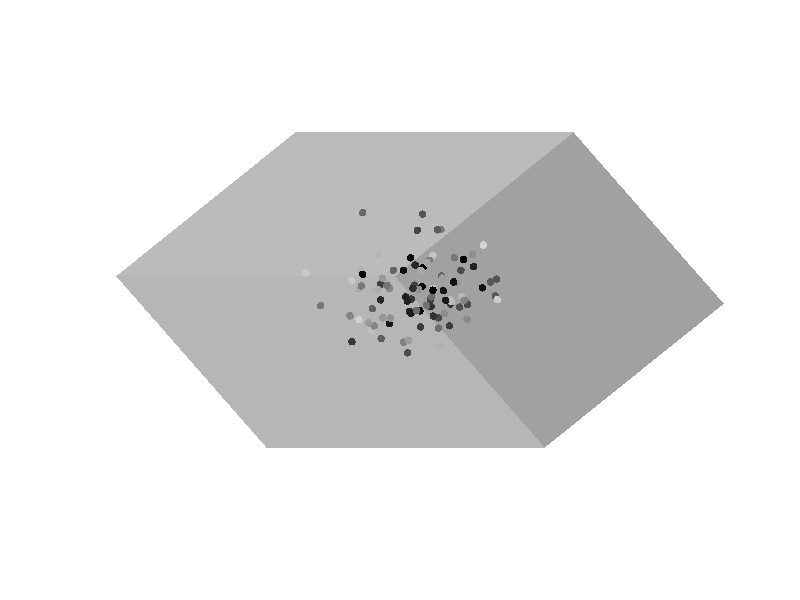
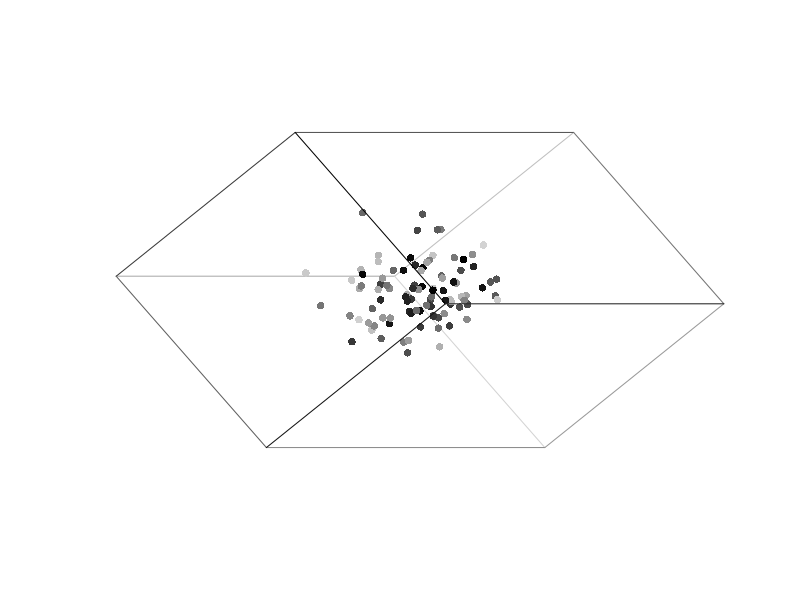
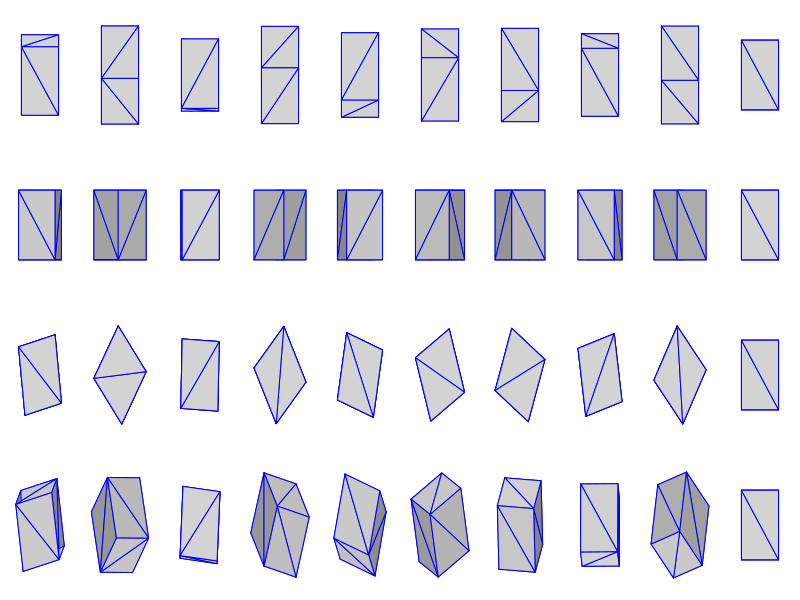

The R script that drew these images, in order:

#  8 ------ 7
# /|       /|
# 5 ------ 6|
# ||      | |
# |4 ------ 3
# |/      |/
# 1 ------2


#################################################################################
# Functions for rotating and plotting 3D-objects (points, wireframes or polygons)
#################################################################################

xRotate=function(theta,rver){
	while(theta>=360) theta=theta-360
	theta[theta<0]=0
	theta=theta*pi/180
	ct=cos(theta)
	st=sin(theta)
	rver2=rver
	rver2["yx"]=rver["yx"]*ct+rver["zx"]*st
	rver2["yy"]=rver["yy"]*ct+rver["zy"]*st
	rver2["yz"]=rver["yz"]*ct+rver["zz"]*st
	rver2["y0"]=rver["y0"]*ct+rver["z0"]*st
	rver2["zx"]=rver["zx"]*ct-rver["yx"]*st
	rver2["zy"]=rver["zy"]*ct-rver["yy"]*st
	rver2["zz"]=rver["zz"]*ct-rver["yz"]*st
	rver2["z0"]=rver["z0"]*ct-rver["y0"]*st
	rver2
}
yRotate=function(theta,rver){
	while(theta>=360) theta=theta-360
	theta[theta<0]=0
	theta=theta*pi/180
	ct=cos(theta)
	st=sin(theta)
	rver2=rver
	rver2["xx"]=rver["xx"]*ct+rver["zx"]*st
	rver2["xy"]=rver["xy"]*ct+rver["zy"]*st
	rver2["xz"]=rver["xz"]*ct+rver["zz"]*st
	rver2["x0"]=rver["x0"]*ct+rver["z0"]*st
	rver2["zx"]=rver["zx"]*ct-rver["xx"]*st
	rver2["zy"]=rver["zy"]*ct-rver["xy"]*st
	rver2["zz"]=rver["zz"]*ct-rver["xz"]*st
	rver2["z0"]=rver["z0"]*ct-rver["x0"]*st
	rver2
}
zRotate=function(theta,rver){
	while(theta>=360) theta=theta-360
	theta[theta<0]=0
	theta=theta*pi/180
	ct=cos(theta)
	st=sin(theta)
	rver2=rver
	rver2["yx"]=rver["yx"]*ct+rver["xx"]*st
	rver2["yy"]=rver["yy"]*ct+rver["xy"]*st
	rver2["yz"]=rver["yz"]*ct+rver["xz"]*st
	rver2["y0"]=rver["y0"]*ct+rver["x0"]*st
	rver2["xx"]=rver["xx"]*ct-rver["yx"]*st
	rver2["xy"]=rver["xy"]*ct-rver["yy"]*st
	rver2["xz"]=rver["xz"]*ct-rver["yz"]*st
	rver2["x0"]=rver["x0"]*ct-rver["y0"]*st
	rver2
}
scale=function(rver,fx,fy,fz){
	rver["xx"]=rver["xx"]*fx;rver["xy"]=rver["xy"]*fx;rver["xz"]=rver["xz"]*fx;rver["x0"]=rver["x0"]*fx
	rver["yx"]=rver["yx"]*fy;rver["yy"]=rver["yy"]*fy;rver["yz"]=rver["yz"]*fy;rver["y0"]=rver["y0"]*fy
	rver["zx"]=rver["zx"]*fz;rver["zy"]=rver["zy"]*fz;rver["zz"]=rver["zz"]*fz;rver["z0"]=rver["z0"]*fz
	rver
}
translate=function(rver,fx,fy,fz){
	rver["x0"]=rver["x0"]+fx
	rver["y0"]=rver["y0"]+fy
	rver["z0"]=rver["z0"]+fz
	rver
}
unit=function(){
	rver=numeric(0)
	rver["xx"]=1; rver["xy"]=0; rver["xz"]=0; rver["x0"]=0
	rver["yx"]=0; rver["yy"]=1; rver["yz"]=0; rver["y0"]=0
	rver["zx"]=0; rver["zy"]=0; rver["zz"]=1; rver["z0"]=0
	rver
}
toString=function(rver) {
	x=paste0("[",rver["x0"],",",rver["xx"],",",rver["xy"],",",rver["xz"],";\n",
		     rver["y0"],",",rver["yx"],",",rver["yy"],",",rver["yz"],";\n",
		     rver["z0"],",",rver["zx"],",",rver["zy"],",",rver["zz"],"]");
	message(x);return(x);
}
form=function(form="cube")
	if(form=="cube") {
		message("  8 ------ 7 \n /|       /| \n 5 ------ 6| \n ||      | | \n |4 ------ 3 \n |/      |/  \n 1 ------2   ")
		return(list(
		"ver"=c(-1,-1,-1, +1,-1,-1, +1,-1,+1, -1,-1,+1, -1,+1,-1, +1,+1,-1, +1,+1,+1, -1,+1,+1),
		"con"=c(1,2, 2,3, 3,4, 1,4, 5,6, 6,7, 7,8, 5,8, 1,5, 2,6, 3,7, 4,8),
		"pol"=c(1,2,3, 1,3,4, 5,6,7, 5,7,8, 1,2,5, 2,5,6, 2,3,7, 2,6,7, 1,4,8, 1,5,8, 3,4,8, 3,7,8)))
	}
toVer=function(x,y,z){
	c(sapply(1:length(x), function(i) c(x[i],y[i],z[i])))
}
transform=function(ver,rver,thetaX=NULL,thetaY=NULL,thetaZ=NULL,persp=0){
	tver=ver*0
	if(!is.null(thetaX)) rver=xRotate(thetaX,rver)
	if(!is.null(thetaY)) rver=yRotate(thetaY,rver)
	if(!is.null(thetaZ)) rver=zRotate(thetaZ,rver)
	for(i in seq(length(ver),1,by=-3)-2){
		tver[i+0]=ver[i]*rver["xx"]+ver[i+1]*rver["xy"]+ver[i+2]*rver["xz"]+rver["x0"]
		tver[i+1]=ver[i]*rver["yx"]+ver[i+1]*rver["yy"]+ver[i+2]*rver["yz"]+rver["y0"]
		tver[i+2]=ver[i]*rver["zx"]+ver[i+1]*rver["zy"]+ver[i+2]*rver["zz"]+rver["z0"]
		if(persp>0){
			tver[i+0]=tver[i+0]*(1-tver[i+2]/persp)
			tver[i+1]=tver[i+1]*(1-tver[i+2]/persp)
		}
	}
	return(tver)
}
colourPolygons=function(tver,pol,col1="lightgrey",returnDegree=F){
	d=numeric(0)
	toDegree <- function(rad) rad * 57.29577951308232286465 # double for 180/pi
	for(i in seq(1,length(pol),by=3)){
		x1=tver[pol[i]*3-2]
		y1=tver[pol[i]*3-1]
		z1=tver[pol[i]*3-0]
		x2=tver[pol[i+1]*3-2]
		y2=tver[pol[i+1]*3-1]
		z2=tver[pol[i+1]*3-0]
		x3=tver[pol[i+2]*3-2]
		y3=tver[pol[i+2]*3-1]
		z3=tver[pol[i+2]*3-0]
		v1=(y1-y2)*(z3-z2)-(z1-z2)*(y3-y2)
		v2=(z1-z2)*(x3-x2)-(x1-x2)*(z3-z2)
		v3=(x1-x2)*(y3-y2)-(y1-y2)*(x3-x2)
		d=c(d,asin(sqrt((v1*v1)/(v1*v1+v2*v2+v3*v3))))
	}
	d=toDegree(d)
	if(returnDegree) return(d)
	d=round(d)
	cols=unlist(lapply(1:length(d),function(i){
		print(col2rgb(col1))
		print(d)
		apply(col2rgb(col1), 2, function(x)
			rgb( max(0,min(1,(x[1]-d[i])/255)),max(0,min(1,(x[2]-d[i])/255)),max(0,min(1,(x[3]-d[i])/255)) )
		)
	}))
	cols
 	}
sortCon=function(con,tver,fun=mean){
	for(i in seq(1,length(con),by=2))
	for(j in seq(1,length(con),by=2))
	if(fun(c(tver[con[i]*3],ver[con[i+1]*3])) > fun(c(tver[con[j]*3],tver[con[j+1]*3]))){
		h1=con[i];h2=con[i+1];
		con[i]=con[j];con[i+1]=con[j+1];
		con[j]=h1;con[j+1]=h2;
	}
	con
}
sortPol=function(pol,tver,fun=mean){
	for(i in seq(1,length(pol),by=3))
	for(j in seq(1,length(pol),by=3))
	if(fun(c(tver[pol[i]*3],tver[pol[i+1]*3],tver[pol[i+2]*3])) > fun(c(tver[pol[j]*3],tver[pol[j+1]*3],tver[pol[j+2]*3]))){
		h1=pol[i];h2=pol[i+1];h3=pol[i+2];
		pol[i]=pol[j];pol[i+1]=pol[j+1];pol[i+2]=pol[j+2];
		pol[j]=h1;pol[j+1]=h2;pol[j+2]=h3;
	}
	pol
}
plotPoints=function(tver,rver,con,add=F,col1="lightgrey",col2="black",subset=NULL,lim=NULL){
	if(is.null(lim)) {
	if(add==F) plot(c(min(tver),max(tver)),c(min(tver),max(tver)),type="n",axes=F,xlab=NA,ylab=NA)}else
	if(add==F) plot(c(lim[1],lim[2]),c(lim[1],lim[2]),type="n",axes=F,xlab=NA,ylab=NA)
	z=sapply(seq(1,length(tver),by=3),function(i) tver[i+2])
	cols=colorRampPalette(c(col2,col1))(length(levels(as.factor(z))));
	if(!is.null(subset)){
		if(subset=="front")cols[z<=0]=NA
		if(subset=="back")cols[z>0]=NA
	}
	co=0
	for(i in seq(1,length(tver),by=3)){
		co=co+1
		points(tver[i+0],tver[i+1],pch=16,col=cols[rank(z,ties.method="min")[co]])
	}
}
plotWireframe=function(tver,rver,con,add=F,col1="lightgrey",col2="black",subset=NULL,lim=NULL,fun=mean){
	if(is.null(lim)) {
	if(add==F) plot(c(min(tver),max(tver)),c(min(tver),max(tver)),type="n",axes=F,xlab=NA,ylab=NA)}else
	if(add==F) plot(c(lim[1],lim[2]),c(lim[1],lim[2]),type="n",axes=F,xlab=NA,ylab=NA)
	con=sortCon(con,tver,fun);
	z=sapply(seq(1,length(con),by=2),function(i) (tver[con[i]*3]+tver[con[i+1]*3])/2)
	cols=colorRampPalette(c(col2,col1))(length(levels(as.factor(z))));
	if(!is.null(subset)){
		if(subset=="front")cols[z<=0]=NA
		if(subset=="back")cols[z>0]=NA
	}
	co=0
	for(i in seq(1,length(con),by=2)){
		co=co+1
		segments(tver[con[i]*3-2],tver[con[i]*3-1],tver[con[i+1]*3-2],tver[con[i+1]*3-1],
		col=cols[rank(z,ties.method="min")[co]])
	}
}
plotPolygons=function(tver,rver,pol,add=F,col1="lightgrey",col2="black",subset=NULL,border="black",lim=NULL,fun=mean){
	if(is.null(lim)) {
	if(add==F) plot(c(min(tver),max(tver)),c(min(tver),max(tver)),type="n",axes=F,xlab=NA,ylab=NA)}else
	if(add==F) plot(c(lim[1],lim[2]),c(lim[1],lim[2]),type="n",axes=F,xlab=NA,ylab=NA)
	pol=sortPol(pol,tver,fun);
	z=sapply(seq(1,length(pol),by=3),function(i) (tver[pol[i]*3]+tver[pol[i+1]*3]+tver[pol[i+2]*3])/3)
	cols=colourPolygons(tver,pol,col1)
	if(!is.null(subset)){
		if(subset=="front")cols[z>0]=NA
		if(subset=="back")cols[z<=0]=NA
	}
	co=0
	for(i in seq(1,length(pol),by=3)){
		co=co+1
		polygon(
			x=c(tver[pol[i]*3-2],tver[pol[i+1]*3-2],tver[pol[i+2]*3-2]),
			y=c(tver[pol[i]*3-1],tver[pol[i+1]*3-1],tver[pol[i+2]*3-1]),
			col=cols[co],border=border)
	}
}

####################
# Example
####################

ver=form()$ver
con=form()$con
pol=form()$pol

set.seed(0);
poi=toVer(x=rnorm(100)/4,y=rnorm(100)/4,z=rnorm(100)/4);poi[poi>1]=1

nv=length(ver)/3
nc=length(con)/2
rver=unit()

tver=transform(ver,rver,thetaX=320,thetaY=320,thetaZ=0)
tver2=transform(poi,rver,thetaX=320,thetaY=320,thetaZ=0)

dev.new();
plotPolygons(tver,rver,pol,subset="back",border=NA, add=F);
plotPoints(tver2,rver,con,add=T)

dev.new();
plotWireframe(tver,rver,con,add=F,subset="back")
plotPoints(tver2,rver,con,add=T)
plotWireframe(tver,rver,con,add=T,subset="front")

dev.new();
par(mfrow=c(4,10))
a=seq(10,360,length.out=10);
for(i in a) {par(mar=c(0,0,0,0));tver=transform(ver,rver,thetaX=i,thetaY=0,thetaZ=0);plotPolygons(tver,rver,pol,border="blue", lim=c(-2,2), add=F);}
for(i in a) {par(mar=c(0,0,0,0));tver=transform(ver,rver,thetaX=0,thetaY=i,thetaZ=0);plotPolygons(tver,rver,pol,border="blue", lim=c(-2,2), add=F);}
for(i in a) {par(mar=c(0,0,0,0));tver=transform(ver,rver,thetaX=0,thetaY=0,thetaZ=i);plotPolygons(tver,rver,pol,border="blue", lim=c(-2,2), add=F);}
for(i in a) {par(mar=c(0,0,0,0));tver=transform(ver,rver,thetaX=i,thetaY=i,thetaZ=i);plotPolygons(tver,rver,pol,border="blue", lim=c(-2,2), add=F);}





